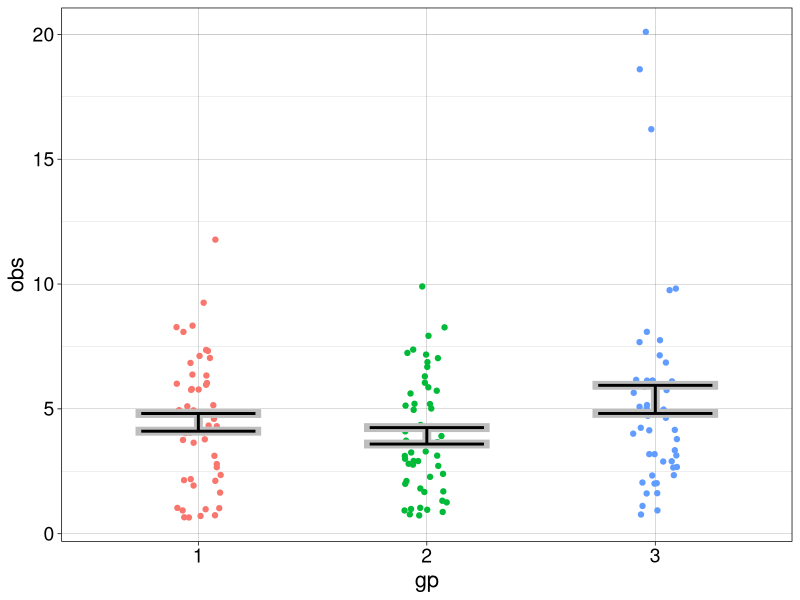
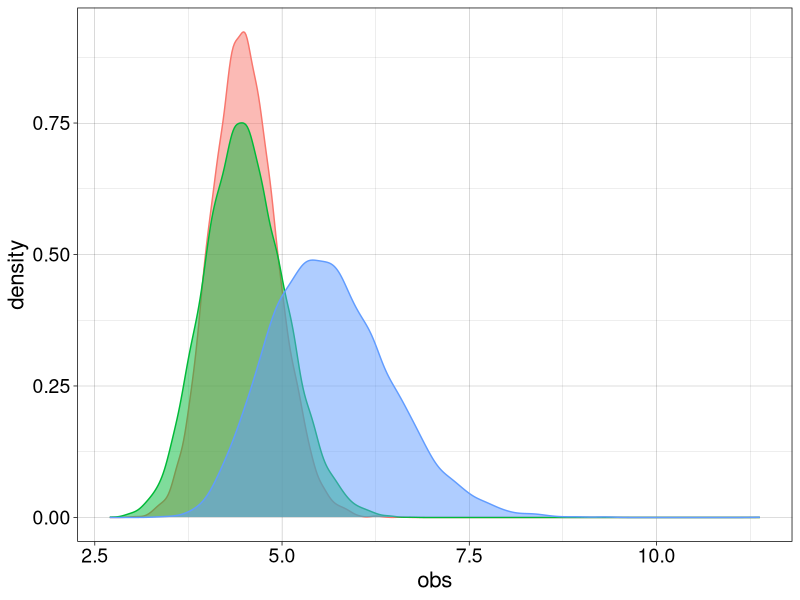

The R script that drew these images, in order:
## ---- chunk 1
# dependencies
library(ggplot2)
library(tibble)
# library(tidyr)
# library(cowplot)
# library(retimes)
# source("./functions/tests.txt")
# library(beepr)
## ---- chunk 2
sessionInfo()
## ---- chunk 3
# dice / types of participants available
dice <- c(4, 6, 8, 10, 12, 20)
# weights / proportions of each type for the 3 populations
pop1 <- c(0, 5, 6, 3, 1, 0)
pop2 <- c(2, 4, 3, 4, 2, 0)
pop3 <- c(0, 3, 4, 4, 2, 2)
## ---- chunk 4
sum(pop1)
sum(pop2)
sum(pop3)
## ---- chunk 5
bn <- 5 # multiply by n to make bag populations
# red
pop1 * bn
# green
pop2 * bn
# blue
pop3 * bn
## ---- chunk 6
set.seed(777)
np <- 10
nt <- 5
# sample participants
samp1 <- sample(dice, np, replace = TRUE, prob = pop1)
samp2 <- sample(dice, np, replace = TRUE, prob = pop2)
samp3 <- sample(dice, np, replace = TRUE, prob = pop3)
# sample trials for each participant
res1 <- matrix(NA, nrow = nt, ncol = np)
res2 <- matrix(NA, nrow = nt, ncol = np)
res3 <- matrix(NA, nrow = nt, ncol = np)
for(P in 1:np){
  res1[,P] <- sample(1:samp1[P], nt, replace = TRUE)
  res2[,P] <- sample(1:samp2[P], nt, replace = TRUE)
  res3[,P] <- sample(1:samp3[P], nt, replace = TRUE)
}
## ---- chunk 7
round(apply(res1, 2, mean), digits=1)
round(apply(res2, 2, mean), digits=1)
round(apply(res3, 2, mean), digits=1)
## ---- chunk 8
set.seed(1)
df <- tibble(obs = c(as.vector(res1),as.vector(res2),as.vector(res3)),
             gp = factor(c(rep(1,np*nt),rep(2,np*nt),rep(3,np*nt))),
             id = factor(rep(1:(np*3),each=nt))
             )

  ggplot(df, aes(gp, obs)) + theme_linedraw() +
  geom_point(aes(colour = gp), position = position_jitter(width = 0.1)) +
  theme(legend.position = "none",
        axis.text = element_text(size = 14),
        axis.title = element_text(size = 16)) +
  geom_errorbar(stat = "summary", fun.y = mean, fun.ymin = mean,
                fun.ymax = mean, colour = "grey", width = .55, size = 3) +
  geom_errorbar(stat = "summary", fun.y = mean, fun.ymin = mean,
                fun.ymax = mean, colour = "black", width = .5, size = 1)
  #   geom_errorbar(stat = "summary", fun.y = median, fun.ymin = median, 
  #               fun.ymax = median, colour = "grey40", width = .55, size = 3) +
  # geom_errorbar(stat = "summary", fun.y = median, fun.ymin = median, 
  #               fun.ymax = median, colour = "orange", width = .5, size = 1)
## ---- chunk 9
nsim <- 10000
set.seed(666)
np <- 10
nt <- 5

sim.res <- matrix(NA, nrow = nsim, ncol = 3) # 3 groups
 
# sample participants once
samp1 <- matrix(sample(dice, np*nsim, replace = TRUE, prob = pop1), nrow = nsim)
samp2 <- matrix(sample(dice, np*nsim, replace = TRUE, prob = pop2), nrow = nsim)
samp3 <- matrix(sample(dice, np*nsim, replace = TRUE, prob = pop3), nrow = nsim)

# trial matrices
res1 <- matrix(NA, nrow = nt, ncol = np)
res2 <- matrix(NA, nrow = nt, ncol = np)
res3 <- matrix(NA, nrow = nt, ncol = np)

for(sim in 1:nsim){
  
  # sample trials for each participant
  for(P in 1:np){
    res1[,P] <- sample(1:samp1[sim,P], nt, replace = TRUE)
    res2[,P] <- sample(1:samp2[sim,P], nt, replace = TRUE)
    res3[,P] <- sample(1:samp3[sim,P], nt, replace = TRUE)
  }
  
  sim.res[sim,1] <- mean(res1)
  sim.res[sim,2] <- mean(res2)
  sim.res[sim,3] <- mean(res3)
  
}
## ---- chunk 10
df <- tibble(obs = as.vector(sim.res),
             sim = factor(rep(1:nsim,3)),
             gp = factor(rep(1:3,each=nsim))
             )

  ggplot(df, aes(obs, fill = gp, colour = gp)) + theme_linedraw() +
  geom_density(alpha = 0.5) +
  theme(legend.position = "none",
        axis.text = element_text(size = 14),
        axis.title = element_text(size = 16))
